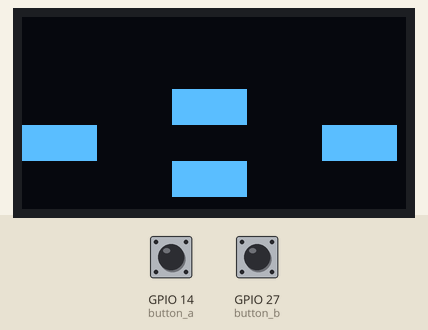
Simulated run of this program. Board: ESP32 board running MicroPython. On the bench: 128×64 one-colour display. The test bench sets the inputs (shaded band); at power-on: GPIO 14 (button_a) HIGH, GPIO 27 (button_b) HIGH. Random numbers come from a fixed seed. At 7.0 s the program stops and its outputs stay as they are.

Above: at 1.2 s.
1.3 s: GPIO 14 (button_a) pulled LOW for 0.15 s
At 1.91 s:
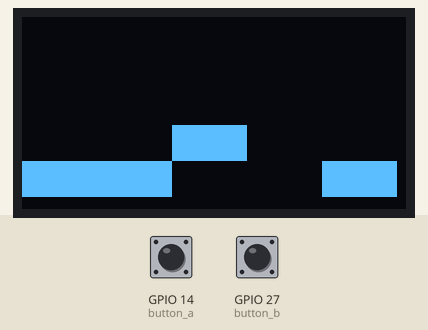
2.9 s: GPIO 14 (button_a) pulled LOW for 1 s
At 8.1 s:
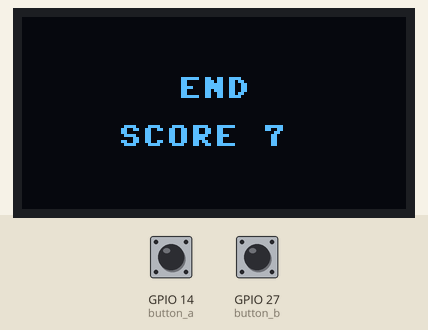
Timing chart, 0 to 8.5 s (numbered marks = the images above; inputs shaded):
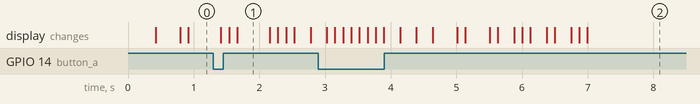

The program:

mission_three_bombs.py
```python
from machine import Pin, SoftI2C
import ssd1306
import time
import random

button_a = Pin(14, Pin.IN, Pin.PULL_UP)
button_b = Pin(27, Pin.IN, Pin.PULL_UP)
i2c = SoftI2C(scl=Pin(22), sda=Pin(21))
oled = ssd1306.SSD1306_I2C(128, 64, i2c)


def move_bomb(i):
    global score
    global playing
    if bomb_y[i] == 4:
        if bomb_x[i] == player:
            playing = False
        else:
            score += 1
        bomb_y[i] = 0
        bomb_x[i] = random.randint(0, 4)
    else:
        bomb_y[i] = bomb_y[i] + 1
    gap = 900 - score * 50  # 점수가 오르면 간격이 줄어듦
    if gap < 200:  # 200ms 보다 짧아지지 않게
        gap = 200
    next_time[i] = time.ticks_ms() + random.randint(200, gap)


player = 2
score = 0
playing = True
bomb_x = [0, 2, 4]
bomb_y = [0, 0, 0]
next_time = [0, 0, 0]
while playing:
    if button_a.value() == 0 and player > 0:
        player = player - 1
    if button_b.value() == 0 and player < 4:
        player = player + 1
    for i in range(3):
        if time.ticks_diff(time.ticks_ms(), next_time[i]) >= 0:
            move_bomb(i)
    oled.fill(0)
    for i in range(3):
        oled.fill_rect(bomb_x[i] * 25, bomb_y[i] * 12, 25, 12, 1)
    oled.fill_rect(player * 25, 48, 25, 12, 1)
    oled.show()
    time.sleep(0.1)
oled.fill(0)
oled.text("END", 52, 20)
oled.text("SCORE " + str(score), 32, 36)
oled.show()
```

Measured:
- what the display in image 1 shows lasts 0.5 s, from 1.7 s to 2.2 s
